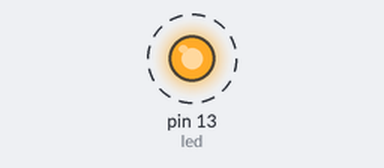
Bench run of a sketch on a simulated Arduino Uno, built with avr-gcc and run on an emulated ATmega328P. Parts: output pins drawn as LEDs (lit = HIGH). Dashed ring = blinking.

Above: at 0.5 s.
Timing chart, 0 to 3.5 s (numbered marks = the images above):
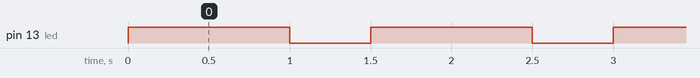

The sketch:

Led_placa_piscando.ino.ino
```cpp
//Definindo o pino que o led já instalado na placa funciona
int led = 13;
//Definindo tempos do led ligado e desligado respectivamente
int x = 1000;
int y = 500;

//Dizendo que o pino 13 vai servir para output
void setup() {
  pinMode(led, OUTPUT);
}

//Usando o loop default da placa ele liga e desliga o pino a partir dos tempos previamente passados
void loop() {
  digitalWrite(led, HIGH);
  delay(x);

  digitalWrite(led, LOW);
  delay(y);
}
```

Measured:
- by itself, pin 13 (led): alternates HIGH for 1.0 s and LOW for 0.50 s
